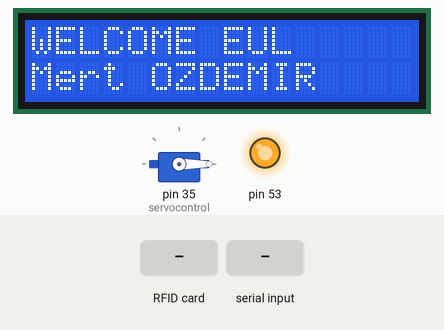
This sketch was run on a simulated Arduino Mega 2560, built with avr-gcc and run on an emulated ATmega2560. Shown: servo, 16×2 character LCD, output pins drawn as LEDs (lit = HIGH). Inputs (shaded band) come from the test bench. What the sketch prints to the serial monitor is not drawn.

Above: at 1.3 s.
1.4 s: RFID card 5E 7A 19 C4 held to the reader
At 2.6 s:
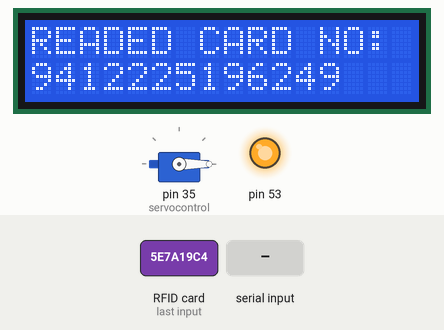
2.9 s: "," received over Serial
At 3.3 s:
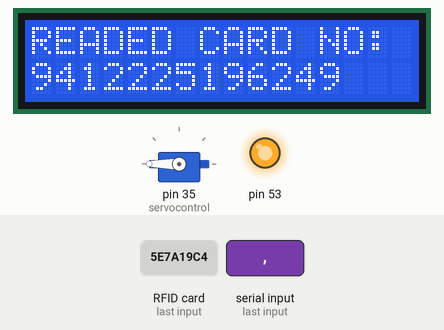
Timing chart, 0 to 5.9 s (numbered marks = the images above; inputs shaded):
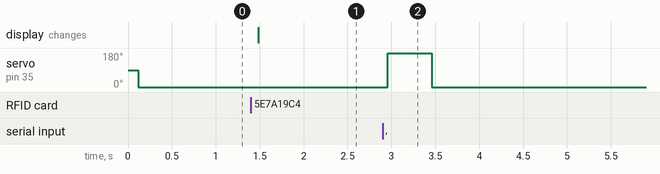

The sketch:

ACCESS.arduino.ino
```cpp
#include <SPI.h>
#include <RFID.h>
#include <Servo.h>
#include <LiquidCrystal.h>
#define SS_PIN 42
#define RST_PIN 43
RFID rfid(SS_PIN,RST_PIN);
Servo servocontrol;
const int rs = 7, en = 6, d4 = 2, d5 = 3, d6 = 4, d7 = 5;
LiquidCrystal lcd(rs, en, d4, d5, d6, d7);
char inChar; int i=0; int ad=31;


void setup() {
  Serial.begin(9600);
servocontrol.attach(35);
lcd.begin(16,2);
pinMode(35,OUTPUT); pinMode(ad,INPUT);
SPI.begin(); rfid.init(); lcd.clear();
lcd.setCursor(0,0);
lcd.print("WELCOME EUL");
lcd.setCursor(0,1);
lcd.print("Mert OZDEMIR");
servocontrol.write(0);
}
void loop() {
inChar=(char)Serial.read();

if(inChar==','){
servocontrol.write(180);
delay(500);
servocontrol.write(0);
digitalWrite(ad,HIGH);
delay(1000);
digitalWrite(ad,LOW);}


if(rfid.isCard()){
  if(rfid.readCardSerial())  {
  Serial.print(rfid.serNum[0]);  Serial.print(rfid.serNum[1]);  Serial.print(rfid.serNum[2]);
  Serial.print(rfid.serNum[3]);  Serial.println(rfid.serNum[4]);
  lcd.clear();  lcd.setCursor(0,0);
  lcd.print("READED CARD NO: ");
  lcd.setCursor(0,1);
  lcd.print(rfid.serNum[0]);  lcd.print(rfid.serNum[1]);
  lcd.print(rfid.serNum[2]);  lcd.print(rfid.serNum[3]);
  lcd.print(rfid.serNum[4]);
while(rfid.readCardSerial()){}
  }}
delay(50);rfid.halt();
}
```

Measured:
- after the input at 1.4 s, the display: changes after 0.08 s (image 1)
- after the input at 2.9 s, servo on pin 35 (servocontrol): 0° → 180° after 0.06 s, → 0° 0.50 s later
